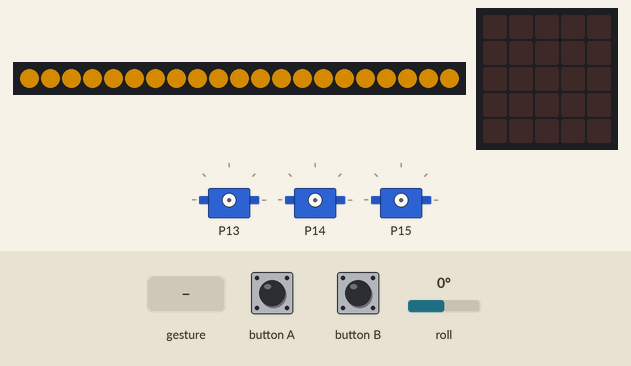
Simulated run of this program. Board: BBC micro:bit (MakeCode). Shown: 21 RGB LEDs in strip order, left to right, the board's 5×5 LED display, 3 × servo. The test bench sets the inputs (shaded band); at power-on: roll 0°. Dim RGB values are drawn brighter than linear; a tilt is held for 1.5 s and a shake lasts 1 s, then the board lies face up again.

Above: at 1.2 s.
1.3 s: button B pressed for 0.15 s
At 2.4 s:
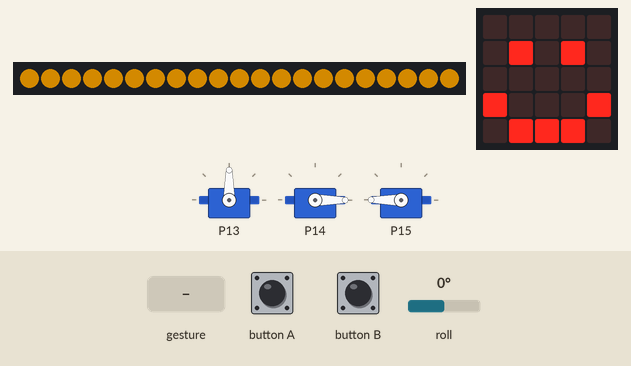
3.5 s: roll set to -172°
At 4.7 s:
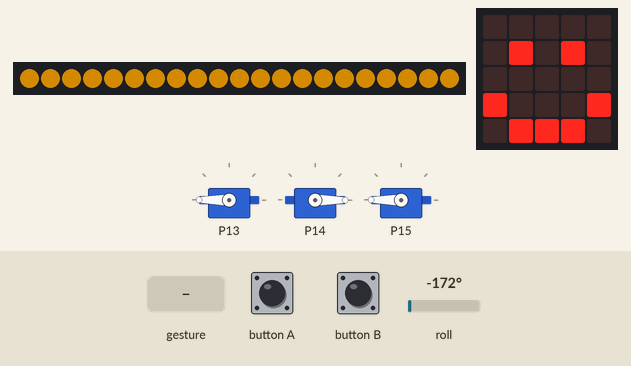
5.0 s: gesture 'screen up'
At 6.3 s:
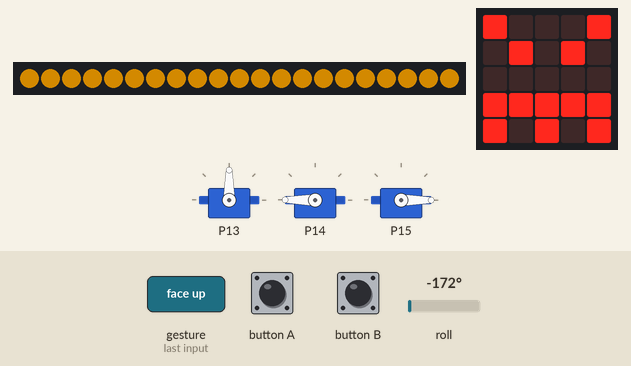
8.0 s: roll set to 14°
At 10.0 s:
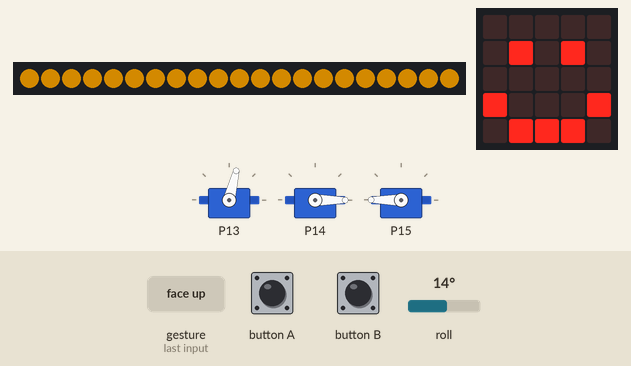
11.0 s: roll set to 90°
At 12.2 s:
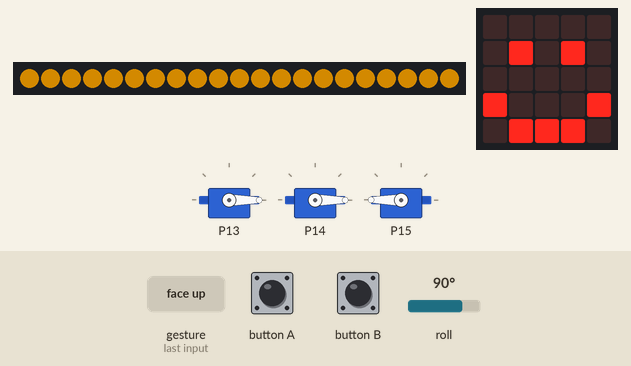
12.5 s: gesture 'screen up'
At 13.0 s:
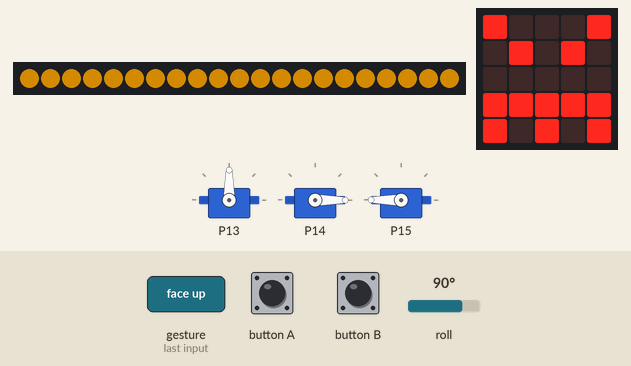
Timing chart, 0 to 15.7 s (numbered marks = the images above; inputs shaded):
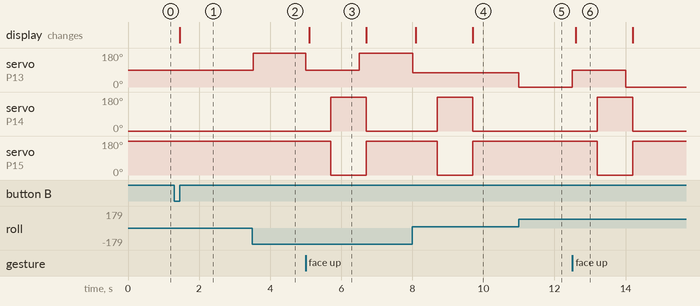

The program:

main.ts
```typescript
/**
 * デジタルランタンモード関係のプログラミングは右にまとめました →
 */
input.onGesture(Gesture.ScreenUp, function () {
    if (モード == 1) {
        basic.showIcon(IconNames.Angry)
        pins.servoWritePin(AnalogPin.P14, 180)
        pins.servoWritePin(AnalogPin.P15, 0)
        basic.pause(1000)
        pins.servoWritePin(AnalogPin.P14, 0)
        pins.servoWritePin(AnalogPin.P15, 180)
        basic.showIcon(IconNames.Happy)
    }
})
function デジタルランタンモード () {
    モード = 0
    LEDテープ = neopixel.create(DigitalPin.P0, 21, NeoPixelMode.RGB)
    繰り返し用カウンター = 0
    LEDテープ.showColor(neopixel.colors(NeoPixelColors.Orange))
}
input.onButtonPressed(Button.A, function () {
    デジタルランタンモード()
})
/**
 * ↓ サイコロロボットモード関係のプログラミングは下にまとめました ↓
 */
function サイコロロボットモード () {
    モード = 1
    basic.showIcon(IconNames.Happy)
    pins.servoWritePin(AnalogPin.P13, 90)
    pins.servoWritePin(AnalogPin.P14, 0)
    pins.servoWritePin(AnalogPin.P15, 180)
}
/**
 * ←ボタン「B」を押すと、どちらのモードになるでしょうか？
 *
 * ↓のブロックを1行ずつ読んで動きを確認してみましょう。
 */
input.onButtonPressed(Button.B, function () {
    サイコロロボットモード()
})
/**
 * ← 電源をONにしたままか、ボタンAを押すと、「デジタルランタンモード」になります。
 *
 * 中身は右にある「関数 デジタルランタンモード」の中にあります →
 */
let 繰り返し用カウンター = 0
let LEDテープ: neopixel.Strip = null
let モード = 0
デジタルランタンモード()
basic.forever(function () {
    if (モード == 0) {
        繰り返し用カウンター = 0
        for (let index = 0; index < 10; index++) {
            LEDテープ.setBrightness(20 * 繰り返し用カウンター)
            LEDテープ.show()
            basic.pause(500)
            繰り返し用カウンター += 1
        }
        繰り返し用カウンター = 0
        for (let index = 0; index < 10; index++) {
            LEDテープ.setBrightness(20 - 20 * 繰り返し用カウンター)
            LEDテープ.show()
            basic.pause(500)
            繰り返し用カウンター += 1
        }
    }
})
basic.forever(function () {
    if (モード == 1) {
        pins.servoWritePin(AnalogPin.P13, 90 - input.rotation(Rotation.Roll))
    }
})
```

test.ts
```typescript
// テストはここに来ます。このパッケージが拡張機能として使用されるときにはコンパイルされません。
```

Measured:
- after the input at 1.3 s, the display: changes after 0.15 s (image 1)
- after the input at 3.5 s, servo on P13: 90° → 180° at once
- after the input at 5.0 s, servo on P13: 180° → 90° at once, → 180° 1.5 s later; servo on P14: 0° → 180° after 0.70 s, → 0° 1.0 s later; servo on P15: 180° → 0° after 0.70 s, → 180° 1.0 s later; the display: changes after 0.10 s (image 3)
- after the input at 8.0 s, servo on P13: 180° → 76° at once; servo on P14: 0° → 180° after 0.70 s, → 0° 1.0 s later; servo on P15: 180° → 0° after 0.70 s, → 180° 1.0 s later; the display: first changes after 0.10 s (image 4 shows a later state)
- after the input at 11.0 s, servo on P13: 76° → 0° at once
- after the input at 12.5 s, servo on P13: 0° → 90° at once, → 0° 1.5 s later; servo on P14: 0° → 180° after 0.70 s, → 0° 1.0 s later; servo on P15: 180° → 0° after 0.70 s, → 180° 1.0 s later; the display: changes after 0.10 s (image 6)
- what the display in image 3 shows lasts 1.6 s, from 5.1 s to 6.7 s
